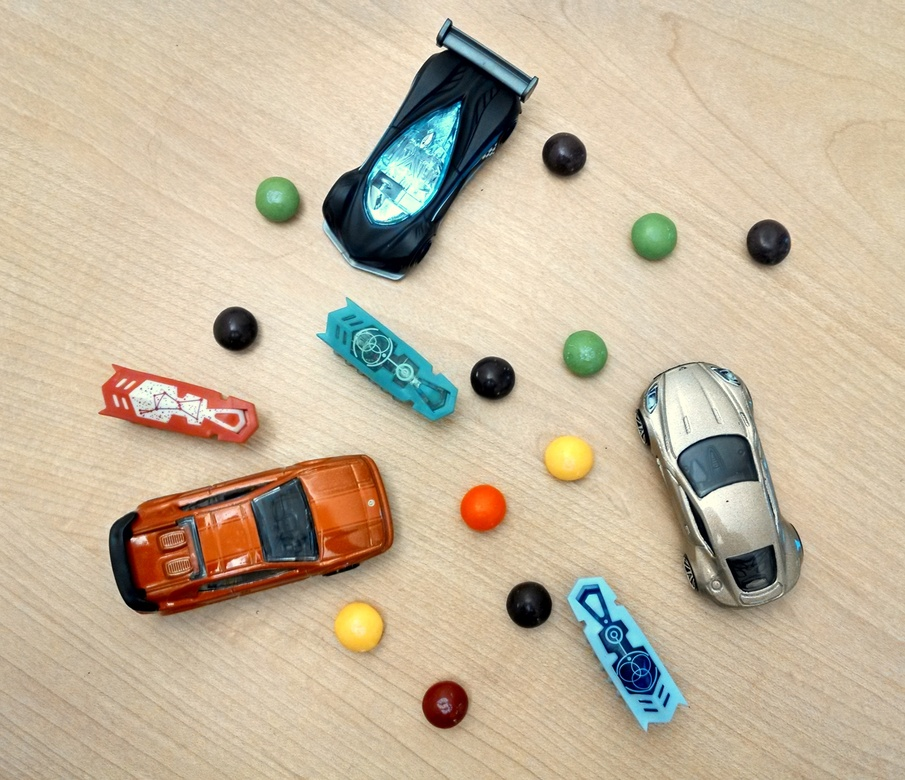
%> input picture Toys_Candy.jpg, 905 x 780 px, shrunk from 2809 x 2421 before the run
$ octave DimensionWORKS.m   (GNU Octave 9; MATLAB toolbox functions it lacks are replaced by stand-ins)
%> lines starting %> are read from the running program, lines starting %| are printed output that depends on the picture; in (x1, y1, x2, y2) boxes, pixels count from 0 and x2, y2 are one past the last pixel; in counts of white or black regions, pixels touching at a corner belong together; the program's own positions count from 1
clc
clear all
close all

%% Read in image
I = imread('Toys_Candy.jpg');
%> I is the input picture: size 780x905x3 uint8; mean R, G, B 197.6, 182.6, 158.1
imshow(I);

%% Solution:  Thresholding the image on each color pane
Im=I;
rmat=Im(:,:,1);
gmat=Im(:,:,2);
bmat=Im(:,:,3);
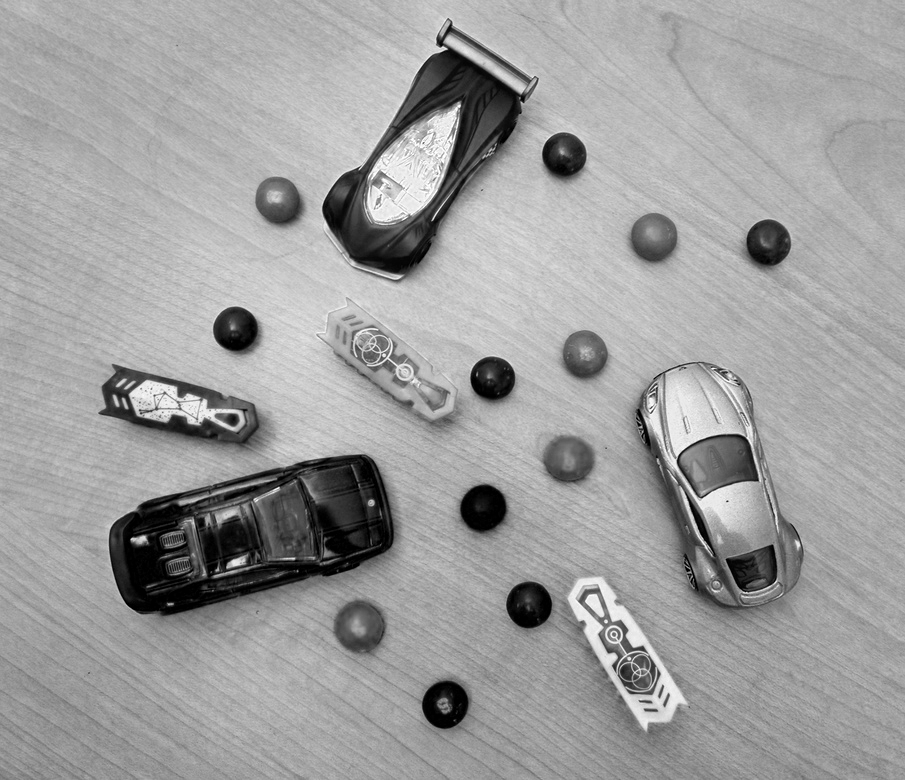
%> bmat: size 780x905 uint8; min 0, max 255, mean 158.1

subplot(2,2,1), imshow(rmat);
title('Red Plane');
subplot(2,2,2), imshow(gmat);
title('Green Plane');
subplot(2,2,3), imshow(bmat);
title('Blue Plane');
subplot(2,2,4), imshow(I);
title('Original Image');

%%
levelr = 0.5;
levelg = 0.5;
levelb = 0.5;
i1=im2bw(rmat,levelr);
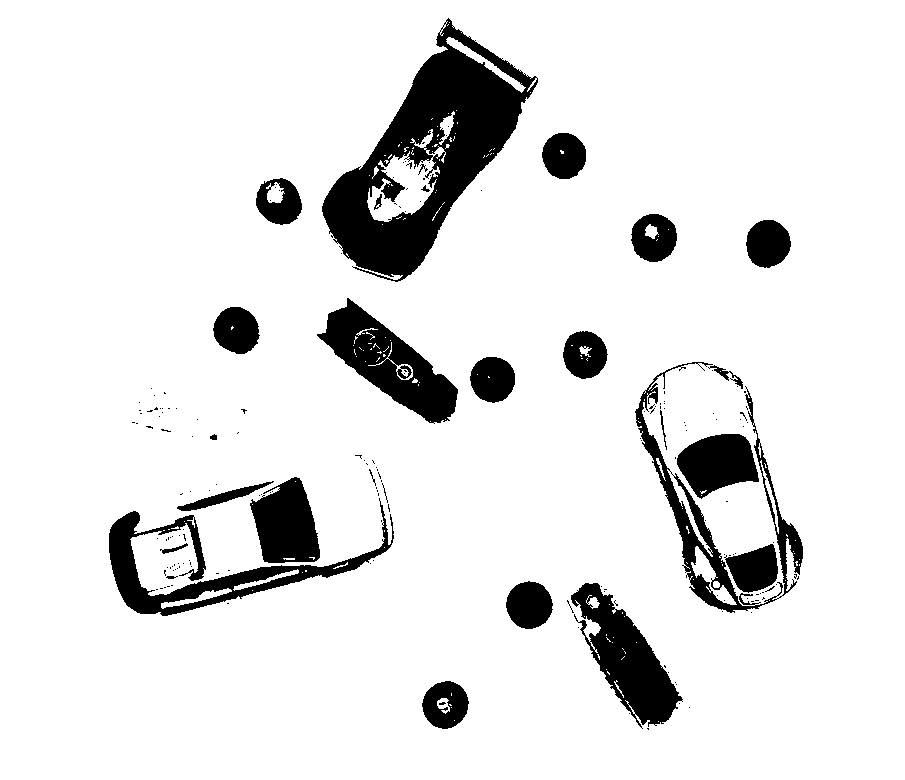
%> i1: size 780x905 logical; 89.5% white; 189 black regions (161 under 20 px), largest, box (x1, y1, x2, y2) and area: (322, 18, 538, 282) 21979, (317, 298, 458, 424) 7140, (109, 498, 394, 616) 7038
i2=im2bw(gmat,levelg);
%> i2: size 780x905 logical; 88.2% white; 211 black regions (159 under 20 px), largest, box (x1, y1, x2, y2) and area: (109, 455, 398, 622) 29107, (322, 18, 539, 282) 18468, (635, 362, 804, 617) 6373
i3=im2bw(bmat,levelb);
%> i3: size 780x905 logical; 85.7% white; 661 black regions (610 under 20 px), largest, box (x1, y1, x2, y2) and area: (109, 454, 401, 626) 32543, (322, 18, 539, 283) 18416, (632, 362, 804, 624) 11061
Isum = (i1&i2&i3);
%> Isum: size 780x905 logical; 83.5% white; 610 black regions (579 under 20 px), largest, box (x1, y1, x2, y2) and area: (109, 454, 401, 626) 32639, (322, 18, 539, 283) 22643, (632, 362, 804, 624) 11280

% Plot the data
subplot(2,2,1), imshow(i1);
title('Red Plane');
subplot(2,2,2), imshow(i2);
title('Green Plane');
subplot(2,2,3), imshow(i3);
title('Blue Plane');
subplot(2,2,4), imshow(Isum);
title('Sum of all the planes');

%% Complement Image or not
%Icomp = imcomplement(Isum);
Icomp = Isum;
flag=0;
Ifilled = imfill(Icomp,'holes');
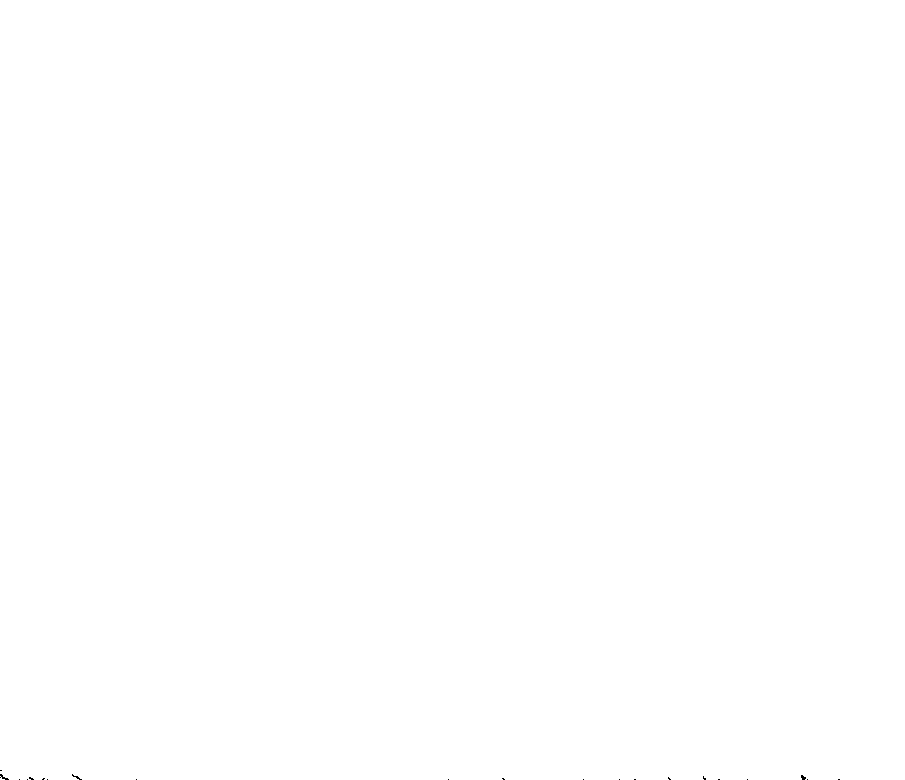
%> Ifilled: size 780x905 logical; 100% white; black in thin lines or dots, all inside (x1, y1, x2, y2) = (0, 770, 840, 780)
%Remove blobs that are smaller than 7 pixels across
se = strel('disk',5);
Iopenned = imclose(Ifilled,se); %Closes the image with Structure Element Shape - Makes White
%> Iopenned: size 780x905 logical; every value is 1
se = strel('disk',20);
Iopenned = imopen(Iopenned,se); %Opens the image with Structure Element Shape - Makes Black
stats = regionprops('table',Iopenned,'Centroid','MajorAxisLength','MinorAxisLength');
%> stats = 1 region; Centroid, MajorAxisLength and MinorAxisLength: [453 390.5] 1045 900.7

%% Fill in holes
while flag==0
Ifilled = imfill(Icomp,'holes');
%Remove blobs that are smaller than 7 pixels across
se = strel('disk',3);
Iopenned = imclose(Ifilled,se); %Closes the image with Structure Element Shape - Makes White
se = strel('disk',20);
Iopenned = imopen(Iopenned,se); %Opens the image with Structure Element Shape - Makes Black
stats = regionprops('table',Iopenned,'Centroid','MajorAxisLength','MinorAxisLength');
if stats.MajorAxisLength > ((length(I)+50))
    Icomp = imcomplement(Isum);
else
    flag=1;
end
end
%> after the loop, flag = 1

%% Extract features
Objects = regionprops('table',Iopenned,'Centroid','MajorAxisLength','MinorAxisLength')
%> Objects = 18 regions; first 5, Centroid, MajorAxisLength and MinorAxisLength: [184.1 411.9] 177.1 61.52, [254.2 539.2] 316.2 139.4, [237.7 331.2] 48.72 44.14, [279.8 202.3] 51.64 44.3, [428 159.4] 282.8 123.4

Iregion = regionprops(Iopenned, 'centroid');
%> Iregion = 18 regions; first 5, Centroid: [184.1 411.9], [254.2 539.2], [237.7 331.2], [279.8 202.3], [428 159.4]
[labeled,numObjects] = bwlabel(Iopenned,4);
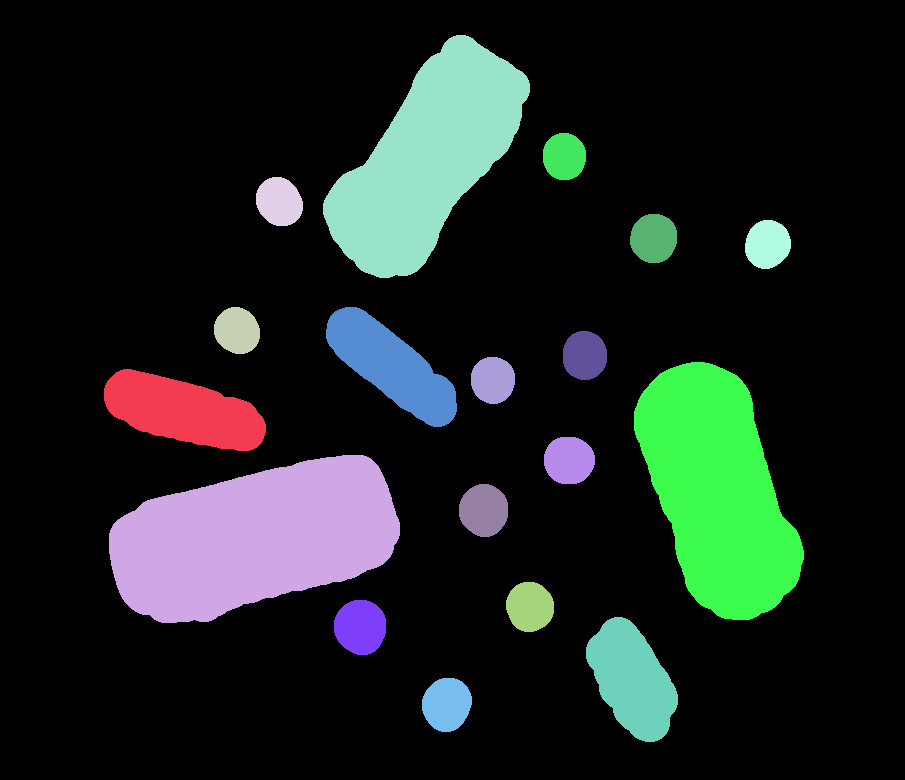
%> labeled: size 780x905 double; 19 distinct labels, from 0 to 18; one colour per label, 0 black
%> numObjects = 18
stats = regionprops(labeled,'Eccentricity','Area','BoundingBox','MajorAxisLength');
%> stats = 18 regions; largest, box (x1, y1, x2, y2), Area, MajorAxisLength and Eccentricity: (109, 455, 400, 623) 33956 316.2 0.898, (634, 362, 804, 620) 28059 284 0.891, (323, 35, 530, 278) 26258 282.8 0.9, (104, 369, 266, 451) 8466 177.1 0.938, (326, 307, 457, 427) 7578 170.2 0.941
areas = [stats.Area];
%> areas = 18 values, max 33956 at index 2, min 1630 at index 12, mean 7439.3
eccentricities = [stats.Eccentricity];
%> eccentricities = 18 values, max 0.941 at index 6, min 0.312 at index 16, mean 0.557

%% Use feature analysis to count skittles objects
idxOfSkittles = find(eccentricities);
%> idxOfSkittles = 18 values from 1 to 18
statsDefects = stats(idxOfSkittles);
%> statsDefects has the same summary as stats

figure, imshow(Ifilled);
figure
imshow(Iopenned); title('Remove small blobs');
%> after `imshow(Iopenned)`:
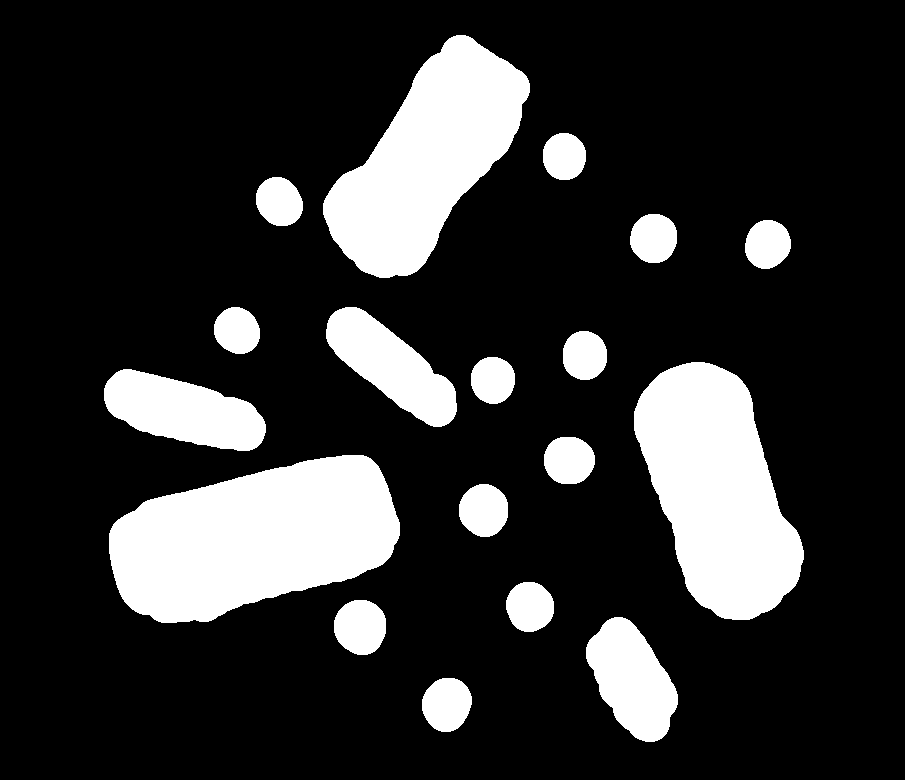
%> displayed picture: size 780x905 logical; 19% white; 18 white regions, largest, box (x1, y1, x2, y2) and area: (109, 455, 400, 623) 33956, (634, 362, 804, 620) 28059, (323, 35, 530, 278) 26258
figure, imshow(I);
hold on;
for idx = 1 : length(idxOfSkittles)
        pos=statsDefects(idx).BoundingBox;
        h = rectangle('Position',pos,'LineWidth',2);
        set(h,'EdgeColor',[.75 0 0]);
        t= text(pos(1)+pos(3)/2,pos(2)+pos(4)/2,num2str(idx),'HorizontalAlignment','center');
        t.FontSize=16;
        t.Color=[.22 1 .08];
        t.FontWeight= 'bold';
        hold on;
end
%> this loop made 18 passes
%> pos on passes 1 to 12: [104.5 369.5 162 82], [109.5 455.5 291 168], [214.5 307.5 46 47], [256.5 177.5 47 49], [323.5 35.5 207 243], [326.5 307.5 131 120], [334.5 600.5 52 55], [422.5 678.5 50 54], [459.5 484.5 49 53], [471.5 357.5 44 47], [506.5 582.5 48 50], [543.5 133.5 43 47]
title(['There are ', num2str(numObjects), ' objects in the image!']);
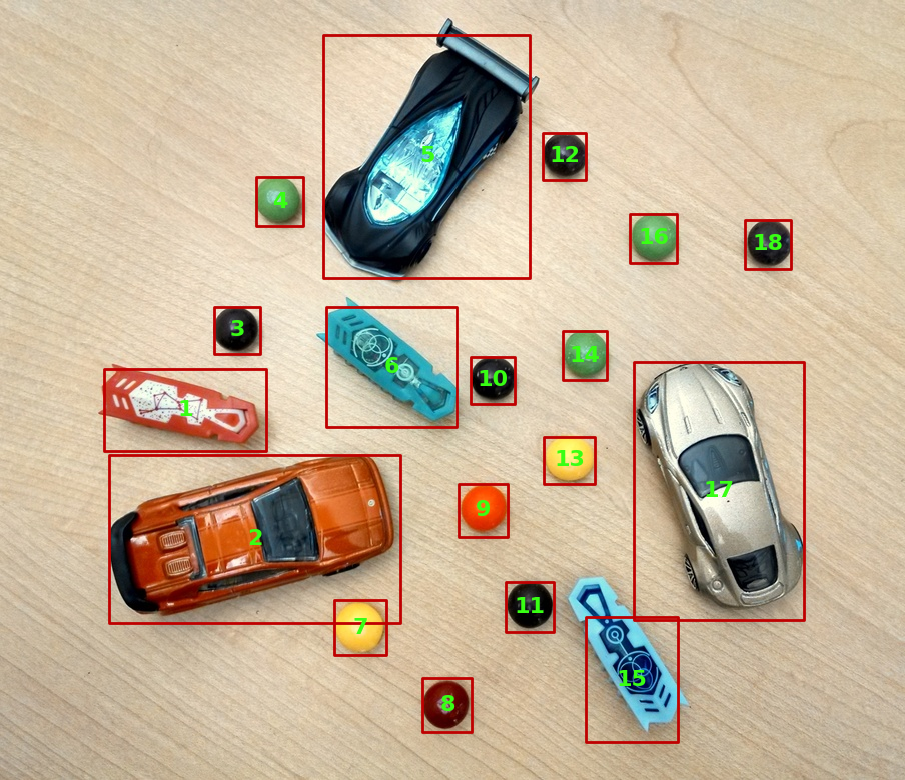
%> figure redrawn from the program's plot data; its title reads 'There are 18 objects in the image!'
hold off;

%%Spatial Calibration
n=input('Enter the known objects index : ' );
%> the answer given: 3
d=input('Enter the known objects lenght in centimeters : ');
%> the answer given: 3
result(n)=d;

for i=1:length(idxOfSkittles)
    result(i)=(d*statsDefects(i).MajorAxisLength)/statsDefects(n).MajorAxisLength;
    fprintf("Major Axis Length of Object %d : %.3f cm\n",i,result(i));
end
%> this loop made 18 passes
%| Major Axis Length of Object 1 : 10.907 cm
%| Major Axis Length of Object 2 : 19.472 cm
%| Major Axis Length of Object 3 : 3.000 cm
%| Major Axis Length of Object 4 : 3.180 cm
%| Major Axis Length of Object 5 : 17.413 cm
%| Major Axis Length of Object 6 : 10.481 cm
%| Major Axis Length of Object 7 : 3.410 cm
%| Major Axis Length of Object 8 : 3.378 cm
%> (further printed lines are left out)
%> after the loop, result = 18 values, max 19.47 at index 2, min 2.91 at index 10, mean 6.75
